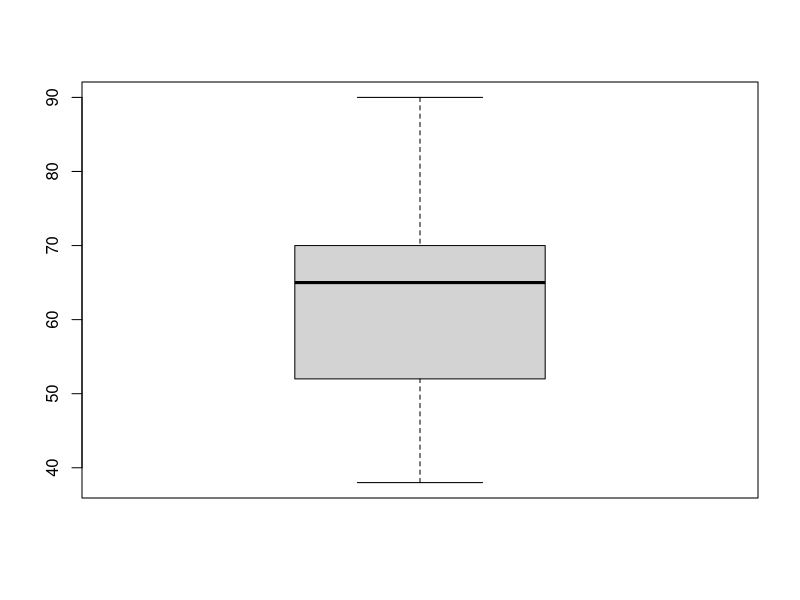
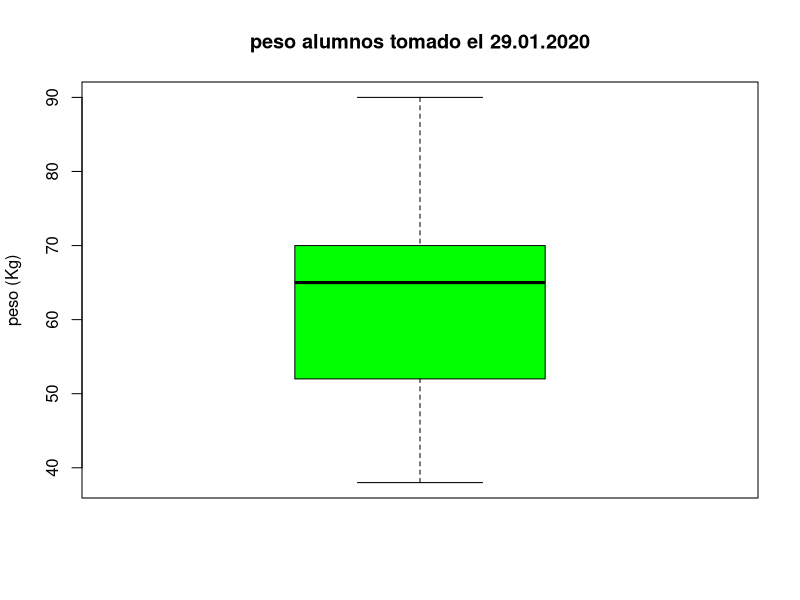

Generate these figures, in order, with R:
# Raul Hernandez Luna
# maticula: 1991262
# 29.01.2020


# descritiva --------------------------------------------------------------


# operadores basicos ------------------------------------------------------

2+2

a<-2

a+5

a+a^2

log(a)

# ingresar conjunto de datos
peso <-c(70,62,52,90,38,52,50,56,70,65,76,70,72)
peso
#numero de observaciones (length)
length(peso)
# calcular la medida del peso: sumatoria de la observaciones

# y dividirlo entre el numero de individuos muestrados

sum(peso)/length (peso)
peso.media<-sum(peso)/length(peso)
mean(peso)
median(peso)

sd(peso)
var(peso)

fivenum(peso)
range(peso)


# graficas ---------------------------------------------------------------

boxplot(peso)
boxplot(peso, col = "green",ylab="peso (Kg)", main = "peso alumnos tomado el 29.01.2020")


